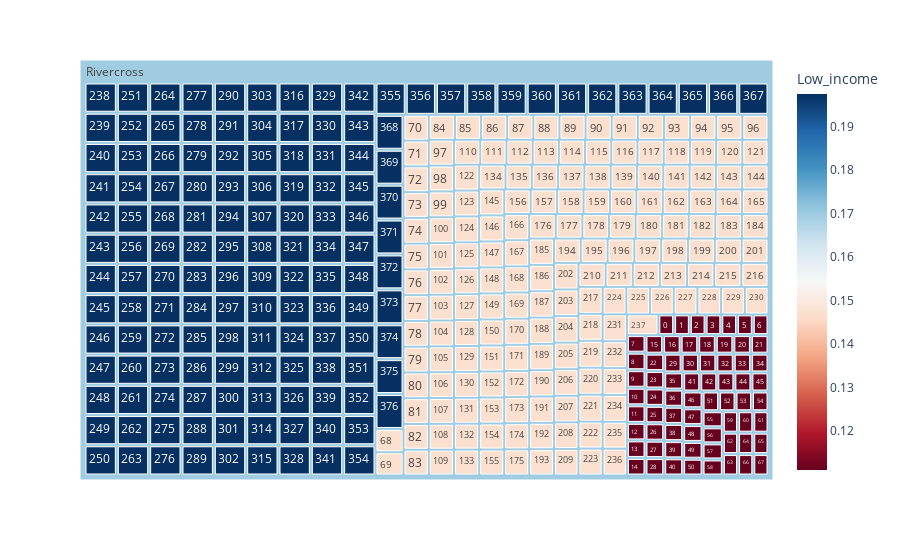

The notebook cell saved with this chart:
### Code cell
ridt_plot.plot_treematp_1(ds[ds['Building Name']=='Rivercross'])

### Figure 1 — Plotly figure (JSON) as saved in the notebook; plotly's stock layout.template omitted (floating-point values rounded to 4 significant figures; data arrays with more than 128 entries replaced by an {"elided": "..."} marker saying what was removed)
{"data": [{"branchvalues": "total", "customdata": {"elided": "378x2 mixed values"}, "domain": {"x": [0, 1], "y": [0, 1]}, "hovertemplate": "labels=%{label}<br>Ap_number_of_rooms=%{value}<br>parent=%{parent}<br>id=%{id}<br>address_door=%{customdata[0]}<br>Low_income=%{color}<extra></extra>", "ids": {"elided": "378 str values"}, "labels": {"elided": "378 str values"}, "marker": {"coloraxis": "coloraxis", "colors": {"elided": "378 float values"}}, "name": "", "parents": {"elided": "378 str values"}, "type": "treemap", "values": {"elided": "378 int values"}}], "layout": {"autosize": true, "coloraxis": {"colorbar": {"title": {"text": "Low_income"}}, "colorscale": [[0, "rgb(103,0,31)"], [0.1, "rgb(178,24,43)"], [0.2, "rgb(214,96,77)"], [0.3, "rgb(244,165,130)"], [0.4, "rgb(253,219,199)"], [0.5, "rgb(247,247,247)"], [0.6, "rgb(209,229,240)"], [0.7, "rgb(146,197,222)"], [0.8, "rgb(67,147,195)"], [0.9, "rgb(33,102,172)"], [1, "rgb(5,48,97)"]]}, "legend": {"tracegroupgap": 0}, "margin": {"t": 60}}}
